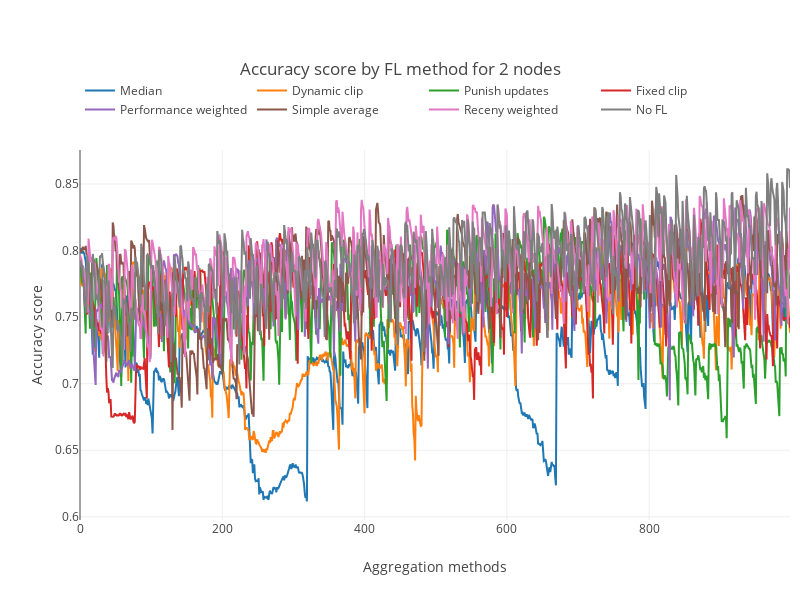

Notebook code cell kept with this figure:
### Code cell
fig=go.Figure()
for idx,name in enumerate(processed_aggregation_names):
    fig.add_trace(go.Scatter(y=average_in_time[idx][1:] ,name=name))
fig.update_layout(template="none", title=f"Accuracy score by {' '.join(plot_file_term.split('_'))} for {NODE_COUNT} nodes",
                  width=800,height=600,legend=dict( orientation="h",y=1.2),margin=dict(t=150,r=10))
fig.update_xaxes(title="Aggregation methods")
fig.update_yaxes(title="Accuracy score")
fig.write_image(f"./../figs/Performance_in_time_by_{plot_file_term}_{NODE_COUNT}_nodes.svg")
fig.show()

### Figure 1 — Plotly figure (JSON) as saved in the notebook; plotly's stock layout.template omitted (floating-point values rounded to 4 significant figures; data arrays with more than 128 entries replaced by an {"elided": "..."} marker saying what was removed)
{"data": [{"name": "Median", "type": "scatter", "y": {"elided": "999 float values"}}, {"name": "Dynamic clip", "type": "scatter", "y": {"elided": "999 float values"}}, {"name": "Punish updates", "type": "scatter", "y": {"elided": "999 float values"}}, {"name": "Fixed clip", "type": "scatter", "y": {"elided": "999 float values"}}, {"name": "Performance weighted", "type": "scatter", "y": {"elided": "999 float values"}}, {"name": "Simple average", "type": "scatter", "y": {"elided": "999 float values"}}, {"name": "Receny weighted", "type": "scatter", "y": {"elided": "999 float values"}}, {"name": "No FL", "type": "scatter", "y": {"elided": "999 float values"}}], "layout": {"height": 600, "legend": {"orientation": "h", "y": 1.2}, "margin": {"r": 10, "t": 150}, "title": {"text": "Accuracy score by FL method for 2 nodes"}, "width": 800, "xaxis": {"title": {"text": "Aggregation methods"}}, "yaxis": {"title": {"text": "Accuracy score"}}}}
